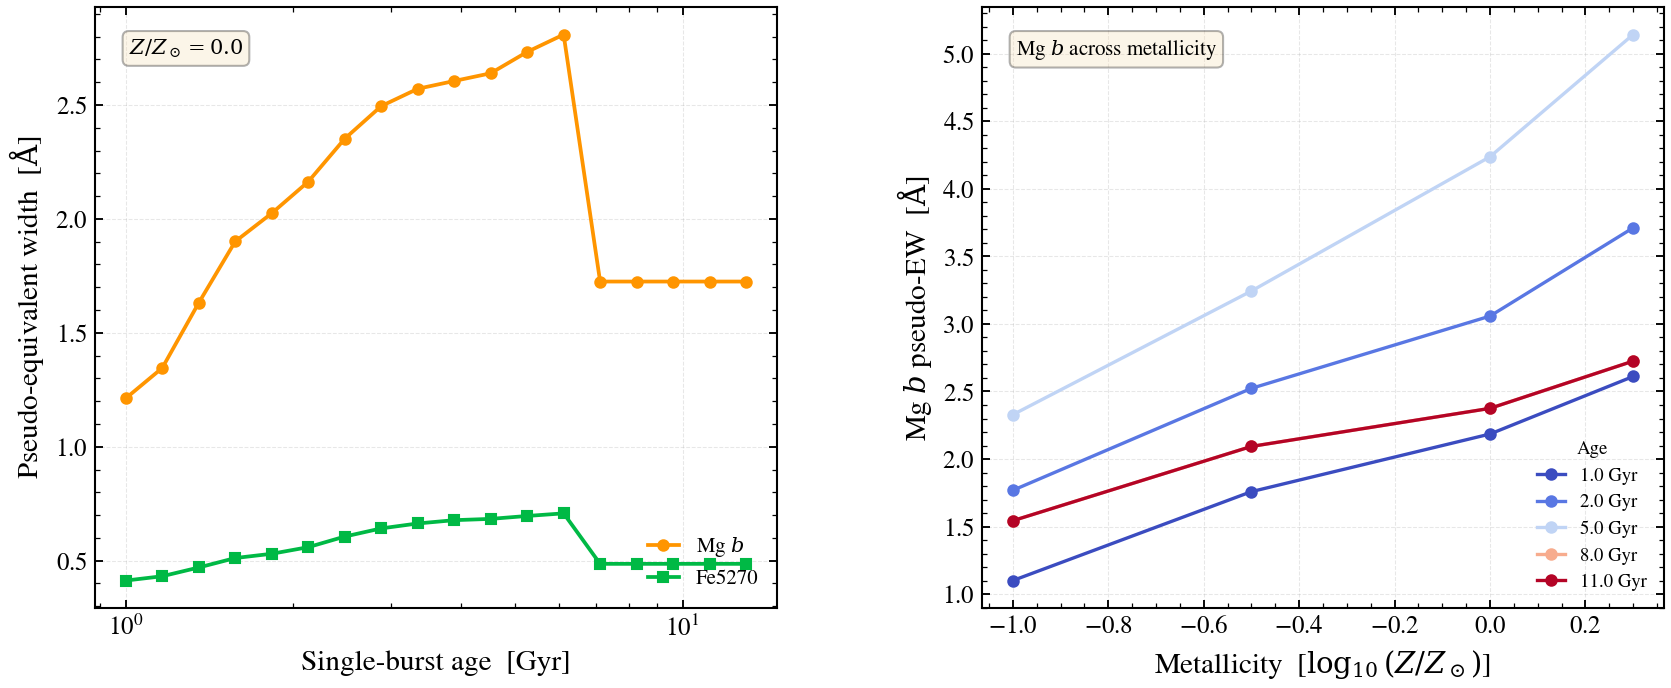

Source code (Python):
"""
Stellar absorption bandheads: age and metallicity anti-correlation
===================================================================

Stellar absorption features, especially the Mg b and Fe5270 line strengths,
encode both age and metallicity in a classical anti-correlation pattern:
at fixed metallicity, both features strengthen with age (population becomes
older, cooler); at fixed age, increasing metallicity also strengthens the
features (enhanced α-element abundances + stronger metal absorption).

This two-panel comparison shows:

- **Left panel**: Mg b and Fe5270 equivalent widths (pseudo-EW in Ångströms)
  versus single-burst age at solar metallicity (Z/Z☉ = 0.0 dex).

- **Right panel**: same age range but across metallicities
  (Z/Z☉ = -1.0, -0.5, 0.0, +0.3 dex), illustrating the strength of the
  age–metallicity degeneracy.

Both indices are computed from high-resolution spectra (R=2000) in the
5050–5350 Å rest-frame optical window using Trager+1998 and Worthey+1994

line definitions. Reproduces the cluster age-dating diagnostics of
Trager+2000 [1]_.

References
----------
.. [1] Trager et al. 2000, "Stellar Population Models from 0.3 to 10 Microns
   Based on the Revised Padova Tracks," ApJ 535, 775.
   https://doi.org/10.1086/308859

.. [2] Worthey et al. 1994, "Old Stellar Populations. I. Empirical Models
   and Population Diagnostics," ApJS 94, 687.
   https://doi.org/10.1086/192220
"""

import os

from tengri.components.stellar.sfh.registry import SFH_REGISTRY

_PEAK_FRAC_LO, _PEAK_FRAC_HI = (
    SFH_REGISTRY["tsnorm"].params["sfh_tsnorm_peak_lbt_frac"].default.bounds
)

os.environ["TF_CPP_MIN_LOG_LEVEL"] = "2"  # suppress XLA/PjRt C++ INFO+WARNING logs

import warnings

import jax
import jax.numpy as jnp
import matplotlib.pyplot as plt
import numpy as np

import tengri
from tengri import Fixed, Observation, Spectroscopy
from tengri.plot import setup_style

setup_style()
warnings.filterwarnings("ignore", message=".*BakedInBackend.*")
warnings.filterwarnings("ignore", message=".*deprecated.*")

C_AA_PER_S = 2.998e18


def mgb_pseudo_ew(wave: np.ndarray, f_lambda: np.ndarray) -> float:
    r"""
    Mg b equivalent width using Trager+1998 line/continuum windows.

    The Mg b feature is measured as the equivalent width in the 5100–5300 Å
    region. Line core: 5150–5200 Å. Continuum anchors: 5100–5150 Å (blue),
    5200–5300 Å (red).

    Parameters
    ----------
    wave : ndarray, shape (n_wave,)
        Rest-frame wavelengths [Å].
    f_lambda : ndarray, shape (n_wave,)
        Specific flux density [erg/s/cm^3/Å], converted from L_nu.

    Returns
    -------
    ew : float
        Pseudo-equivalent width [Å] (positive for absorption).
    """
    line = (wave >= 5150.0) & (wave <= 5200.0)
    blue = (wave >= 5100.0) & (wave <= 5150.0)
    red = (wave >= 5200.0) & (wave <= 5300.0)

    cont_blue = np.mean(f_lambda[blue]) if blue.sum() > 0 else 1.0
    cont_red = np.mean(f_lambda[red]) if red.sum() > 0 else 1.0

    # Linear interpolation of continuum across line window
    lam_blue = 0.5 * (5100.0 + 5150.0)
    lam_red = 0.5 * (5200.0 + 5300.0)
    slope = (cont_red - cont_blue) / (lam_red - lam_blue)
    cont = cont_blue + slope * (wave[line] - lam_blue)

    delta = wave[line][1] - wave[line][0] if line.sum() > 1 else 1.0
    return float(np.sum(np.maximum(1.0 - f_lambda[line] / np.maximum(cont, 1e-30), 0.0)) * delta)


def fe5270_pseudo_ew(wave: np.ndarray, f_lambda: np.ndarray) -> float:
    r"""
    Fe5270 equivalent width using Worthey+1994 window.

    The Fe5270 feature is measured in the 5235–5285 Å region (narrow core).
    Continuum anchors: 5245–5275 Å (approximately symmetric).

    Parameters
    ----------
    wave : ndarray, shape (n_wave,)
        Rest-frame wavelengths [Å].
    f_lambda : ndarray, shape (n_wave,)
        Specific flux density [erg/s/cm^3/Å], converted from L_nu.

    Returns
    -------
    ew : float
        Pseudo-equivalent width [Å] (positive for absorption).
    """
    line = (wave >= 5235.0) & (wave <= 5285.0)
    cont = (wave >= 5245.0) & (wave <= 5275.0)

    cont_level = np.mean(f_lambda[cont]) if cont.sum() > 0 else 1.0
    delta = wave[line][1] - wave[line][0] if line.sum() > 1 else 1.0
    fe_ew = 1.0 - f_lambda[line] / np.maximum(cont_level, 1e-30)
    return float(np.sum(np.maximum(fe_ew, 0.0)) * delta)


# ============================================================================
# Left panel: age vs indices at fixed solar metallicity
# ============================================================================

ssp = tengri.load_ssp()
REDSHIFT = 0.05

# Wavelength range for bandhead measurements (observer frame)
wave_obs_min = 5050.0 * (1.0 + REDSHIFT)
wave_obs_max = 5350.0 * (1.0 + REDSHIFT)
wave_obs = np.linspace(wave_obs_min, wave_obs_max, 600)

# Create observation object with spectroscopy
obs = Observation(spectroscopy=Spectroscopy(wave_obs=wave_obs))

# Age grid for left panel
ages_gyr = np.geomspace(1.0, 13.0, 18)
mgb_at_age = np.empty_like(ages_gyr)
fe5270_at_age = np.empty_like(ages_gyr)

# Build model at fixed parameters, then vary age
model_solar = tengri.SEDModel.build(
    ssp,
    sfh={
        "type": "tsnorm",
        "all_params": tengri.Fixed(tengri.DEFAULT),
        "peak_lbt_frac": tengri.Uniform(_PEAK_FRAC_LO, _PEAK_FRAC_HI),
        "width_gyr": 0.05,
        "log_total_mass": 10.0,
        "skew": 0.0,
        "trunc": 13.0,
    },
    dust_attenuation={
        "law": "power_law",
        "type": "two_component",
        "all_params": tengri.Fixed(tengri.DEFAULT),
        "tau_diff": 0.0,
        "tau_bc": 0.0,
    },
    redshift=Fixed(REDSHIFT),
    observation=obs,
)
baseline_solar = dict(model_solar.spec.sample(jax.random.PRNGKey(0)))
AGE_Z = float(tengri.cosmology.age_at_z(REDSHIFT))  # Gyr

# Predict spectra across ages
for i, age in enumerate(ages_gyr):
    params = {**baseline_solar, "sfh_tsnorm_peak_lbt_frac": jnp.float64(age / AGE_Z)}

    pred = model_solar.predict(params)
    wave_rest = np.asarray(model_solar.wavelengths)
    l_nu = np.asarray(pred.rest_sed())
    f_lambda = l_nu * C_AA_PER_S / (wave_rest**2)

    mgb_at_age[i] = mgb_pseudo_ew(wave_rest, f_lambda)
    fe5270_at_age[i] = fe5270_pseudo_ew(wave_rest, f_lambda)

# ============================================================================
# Right panel: metallicity grid at multiple ages
# ============================================================================

ages_multimet = np.array([1.0, 2.0, 5.0, 8.0, 11.0])
met_dex = np.array([-1.0, -0.5, 0.0, 0.3])

mgb_grid = np.empty((len(ages_multimet), len(met_dex)))
fe5270_grid = np.empty((len(ages_multimet), len(met_dex)))

for j, age in enumerate(ages_multimet):
    for k, met in enumerate(met_dex):
        # Build model with fixed age, variable metallicity
        # The nested-dict builder supports met_logzsol as a direct parameter
        model_met = tengri.SEDModel.build(
            ssp,
            sfh={
                "type": "tsnorm",
                "all_params": tengri.Fixed(tengri.DEFAULT),
                "peak_lbt_gyr": age,
                "width_gyr": 0.05,
                "log_total_mass": 10.0,
                "skew": 0.0,
                "trunc": 13.0,
            },
            dust_attenuation={
                "law": "power_law",
                "type": "two_component",
                "all_params": tengri.Fixed(tengri.DEFAULT),
                "tau_diff": 0.0,
                "tau_bc": 0.0,
            },
            # ``met_logzsol`` is overridden below (#2296: a params-dict key
            # the spec declared Fixed is refused), so it must be free; no
            # ``met=`` group was declared before, defaulting the whole group
            # to ``Fixed(DEFAULT)``. Bounds cover met_dex.
            met={"logzsol": tengri.Uniform(-2.0, 0.5)},
            redshift=Fixed(REDSHIFT),
            observation=obs,
        )
        baseline_met = dict(model_met.spec.sample(jax.random.PRNGKey(0)))

        # Set metallicity
        params_met = {**baseline_met, "met_logzsol": jnp.float64(met)}

        pred = model_met.predict(params_met)
        wave_rest = np.asarray(model_met.wavelengths)
        l_nu = np.asarray(pred.rest_sed())
        f_lambda = l_nu * C_AA_PER_S / (wave_rest**2)

        mgb_grid[j, k] = mgb_pseudo_ew(wave_rest, f_lambda)
        fe5270_grid[j, k] = fe5270_pseudo_ew(wave_rest, f_lambda)

# ============================================================================
# Plot
# ============================================================================

fig, (ax_age, ax_met) = plt.subplots(1, 2, figsize=(13.5, 5.2), gridspec_kw={"wspace": 0.30})

# Left: age at fixed metallicity
ax_age.plot(ages_gyr, mgb_at_age, "o-", color="C2", lw=1.8, markersize=5, label=r"Mg $b$")
ax_age.plot(ages_gyr, fe5270_at_age, "s-", color="C1", lw=1.8, markersize=5, label=r"Fe5270")
ax_age.set_xscale("log")
ax_age.set_xlabel(r"Single-burst age  [Gyr]")
ax_age.set_ylabel(r"Pseudo-equivalent width  [$\mathrm{\AA}$]")
ax_age.text(
    0.05,
    0.95,
    r"$Z/Z_\odot = 0.0$",
    transform=ax_age.transAxes,
    fontsize=10,
    verticalalignment="top",
    bbox=dict(boxstyle="round", facecolor="wheat", alpha=0.3),
)
ax_age.legend(loc="lower right", fontsize=10)
ax_age.grid(True, alpha=0.3, linestyle="--")

# Right: metallicity at multiple fixed ages
cmap = plt.get_cmap("coolwarm")
norm = plt.Normalize(vmin=ages_multimet.min(), vmax=ages_multimet.max())

for j, age in enumerate(ages_multimet):
    color = cmap(norm(age))
    ax_met.plot(
        met_dex,
        mgb_grid[j, :],
        "o-",
        color=color,
        lw=1.6,
        markersize=5,
        label=f"{age:.1f} Gyr",
    )

ax_met.set_xlabel(r"Metallicity  [$\log_{10}(Z/Z_\odot)$]")
ax_met.set_ylabel(r"Mg $b$ pseudo-EW  [$\mathrm{\AA}$]")
ax_met.text(
    0.05,
    0.95,
    "Mg $b$ across metallicity",
    transform=ax_met.transAxes,
    fontsize=10,
    verticalalignment="top",
    bbox=dict(boxstyle="round", facecolor="wheat", alpha=0.3),
)
ax_met.legend(loc="lower right", fontsize=9, title="Age", title_fontsize=9)
ax_met.grid(True, alpha=0.3, linestyle="--")

plt.savefig("plot_bandheads_age_metallicity.png", dpi=150, bbox_inches="tight")
